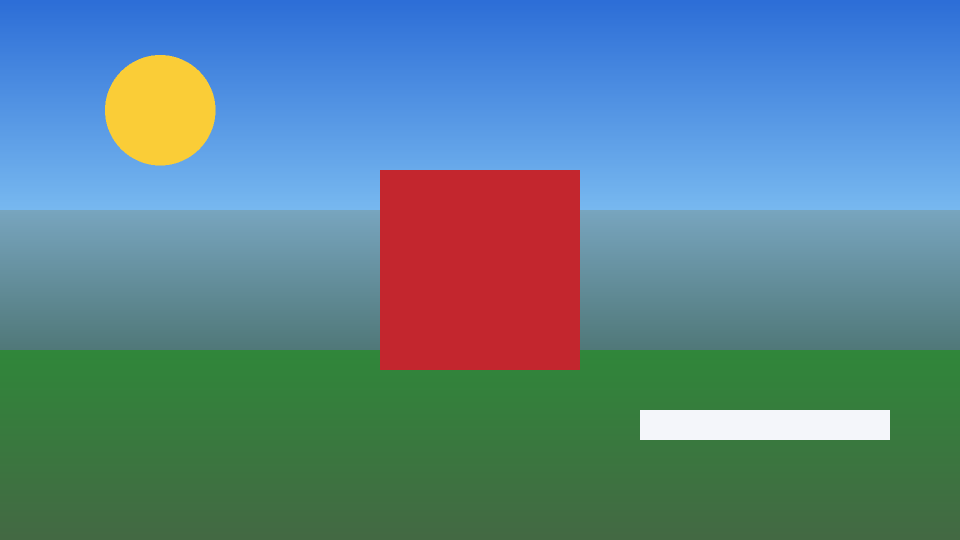
#> input picture evidence/m2_blocks/scene_1080p.png, 1920 x 1080 px (shown at 1/2 size)
$ python -i flowsight_blocks.py   (imports and definitions only)
#> lines starting #> are read from the running program, lines starting #| are printed output that depends on the picture
#!/usr/bin/env python3
"""FlowSight M2 — High-resolution block partitioning (halves/quarters) & stitching.

Designed for large images / photos / screenshots (e.g. 1920x1080, >64 colors)
where lossless M0/M1 pixel-exact indexing is rejected by design.

Epistemic contract:
  - EXPLICITLY APPROXIMATE / QUANTIZED (`mode=photo-blocks-v1`): never claims
    pixel-exactness; always reports measured quantization error (MAE, RMSE,
    PSNR, % within delta<=24).
  - Separates MEASURED geometric/chromatic/seam evidence (`DEMONSTRATED`) from
    text-only agent notes aligned during stitching (`AGENT_NOTES / INFERRED`).
  - Read-only over source images; deterministic given identical input & params.
"""
from __future__ import annotations

import colorsys
import hashlib
import json
import math
from pathlib import Path
import tempfile
from typing import Any

import numpy as np
from PIL import Image, UnidentifiedImageError

SCHEMA_BLOCKS = 'flowsight-blocks-v1'
MAX_PHOTO_DIM = 8192
MAX_PALETTE_K = 24
MIN_PALETTE_K = 2
SYMBOLS = '0123456789ABCDEFGHJKLMNPQRSTUVWXYZ'
VALID_SPLITS = ('quarters', 'halves_h', 'halves_v')

# Deterministic analysis resolution per block (keeps 1920x1080 fast <200ms)
ANALYSIS_W = 96
ANALYSIS_H = 56
SEAM_BANDS = 16


class BlocksDeny(ValueError):
    pass


def _hsv_family(r: int, g: int, b: int) -> str:
    """Objective HSV color-family tag (pure math, NEVER an object label)."""
    h, s, v = colorsys.rgb_to_hsv(r / 255.0, g / 255.0, b / 255.0)
    if v < 0.14:
        return 'very-dark'
    if s < 0.14:
        if v > 0.85:
            return 'near-white'
        if v > 0.55:
            return 'light-gray'
        return 'dark-gray'
    deg = h * 360.0
    if deg < 18 or deg >= 342:
        hue = 'red'
    elif deg < 42:
        hue = 'orange'
    elif deg < 68:
        hue = 'yellow'
    elif deg < 160:
        hue = 'green'
    elif deg < 200:
        hue = 'cyan'
    elif deg < 258:
        hue = 'blue'
    elif deg < 305:
        hue = 'violet'
    else:
        hue = 'magenta'
    if v < 0.35:
        return f'dark-{hue}'
    if v > 0.80 and s < 0.45:
        return f'pale-{hue}'
    return hue


def _hex_rgb(rgb: tuple[int, int, int]) -> str:
    return f'#{rgb[0]:02x}{rgb[1]:02x}{rgb[2]:02x}'


def _default_session_dir() -> Path:
    d = Path(tempfile.gettempdir()) / 'flowsight_sessions'
    d.mkdir(parents=True, exist_ok=True)
    return d


def _load_image_rgb(path: str | Path) -> tuple[Image.Image, str]:
    p = Path(path)
    if not p.is_file():
        raise BlocksDeny(f'image not found: {p}')
    raw_bytes = p.read_bytes()
    sha = hashlib.sha256(raw_bytes).hexdigest()
    try:
        with Image.open(p) as im:
            w, h = im.size
            if not (2 <= w <= MAX_PHOTO_DIM and 2 <= h <= MAX_PHOTO_DIM):
                raise BlocksDeny(f'image {w}x{h} outside 2..{MAX_PHOTO_DIM}')
            rgb = im.convert('RGB')
            rgb.load()
            return rgb, sha
    except (OSError, UnidentifiedImageError, Image.DecompressionBombError) as e:
        raise BlocksDeny(f'cannot decode image: {e}') from e


def _build_global_palette(crop_img: Image.Image, palette_k: int) -> tuple[np.ndarray, dict[str, float]]:
    """Deterministic median-cut global palette + measured quantization error."""
    if not (MIN_PALETTE_K <= palette_k <= MAX_PALETTE_K):
        raise BlocksDeny(f'palette_k must be in {MIN_PALETTE_K}..{MAX_PALETTE_K}')

    w, h = crop_img.size
    # Build palette on deterministic downscaled sample (<= 480x270) for speed,
    # then measure exact nearest-color error on a deterministic evaluation grid.
    sample_w = min(w, 480)
    sample_h = min(h, 270)
    sample = crop_img.resize((sample_w, sample_h), Image.Resampling.BILINEAR)
    q = sample.quantize(colors=palette_k, method=Image.Quantize.MEDIANCUT, dither=Image.Dither.NONE)
    raw_pal = q.getpalette() or []
    used_indices = sorted(int(v) for v in np.unique(np.asarray(q)))
    colors = []
    for idx in used_indices:
        colors.append((raw_pal[idx * 3], raw_pal[idx * 3 + 1], raw_pal[idx * 3 + 2]))
    if not colors:
        colors = [(0, 0, 0)]
    pal_f = np.array(colors, dtype=np.float32)  # (K, 3)

    # Deterministic Lloyd k-means refinement (4 passes) on subsampled pixels
    # so high-contrast minority colors (e.g. white bars, bright disks, text) are preserved.
    arr = np.asarray(sample, dtype=np.float32)  # (H, W, 3)
    flat = arr.reshape(-1, 3)
    sub = flat[::4] if len(flat) > 16000 else flat
    for _ in range(4):
        d2 = np.sum((sub[:, None, :] - pal_f[None, :, :]) ** 2, axis=2)
        lbl = np.argmin(d2, axis=1)
        new_pal = pal_f.copy()
        for ci in range(len(pal_f)):
            mask = lbl == ci
            if np.any(mask):
                new_pal[ci] = np.mean(sub[mask], axis=0)
        pal_f = new_pal
    # Deduplicate rounded uint8 centroids
    uniq = []
    seen_rgb = set()
    for row in np.clip(np.round(pal_f), 0, 255).astype(np.int32):
        t = (int(row[0]), int(row[1]), int(row[2]))
        if t not in seen_rgb:
            seen_rgb.add(t)
            uniq.append(t)
    pal_arr = np.array(uniq, dtype=np.int32)

    # Assign every pixel of sample to nearest palette color (deterministic, int32 to avoid sq overflow)
    flat_i = flat.astype(np.int32)
    dists = np.sum((flat_i[:, None, :] - pal_arr[None, :, :]) ** 2, axis=2)
    assign = np.argmin(dists, axis=1)

    # Sort palette deterministically by descending pixel count, then RGB tuple
    counts = np.bincount(assign, minlength=len(pal_arr))
    order = sorted(range(len(pal_arr)), key=lambda i: (-int(counts[i]), tuple(int(v) for v in pal_arr[i])))
    pal_sorted = pal_arr[order]

    # Recompute exact error metrics against sample
    inv_map = np.zeros(len(order), dtype=np.int32)
    for new_i, old_i in enumerate(order):
        inv_map[old_i] = new_i
    assign_sorted = inv_map[assign]
    recon = pal_sorted[assign_sorted]
    diff = np.abs(flat_i - recon).astype(np.float64)
    mae = float(np.mean(diff))
    mse = float(np.mean(diff ** 2))
    rmse = math.sqrt(mse)
    psnr = 99.9 if mse < 1e-9 else 20.0 * math.log10(255.0 / rmse)
    pix_l1 = np.mean(diff, axis=1)
    within_24 = float(np.mean(pix_l1 <= 24.0) * 100.0)

    metrics = {
        'sample_size': [sample_w, sample_h],
        'mae_rgb': round(mae, 2),
        'rmse_rgb': round(rmse, 2),
        'psnr_db': round(psnr, 2),
        'within_delta24_pct': round(within_24, 1),
    }
    return pal_sorted.astype(np.uint8), metrics


def _quantize_array(arr_u8: np.ndarray, pal_u8: np.ndarray) -> np.ndarray:
    """Map (H, W, 3) uint8 RGB image to (H, W) palette indices using exact L2."""
    h, w, _ = arr_u8.shape
    flat = arr_u8.reshape(-1, 3).astype(np.int32)
    pal = pal_u8.astype(np.int32)
    dists = np.sum((flat[:, None, :] - pal[None, :, :]) ** 2, axis=2)
    return np.argmin(dists, axis=1).reshape(h, w).astype(np.uint8)


def _sobel_edges(arr_u8: np.ndarray) -> tuple[np.ndarray, str, float]:
    """Compute Sobel gradient magnitude on luminance + dominant orientation."""
    luma = (0.299 * arr_u8[:, :, 0] + 0.587 * arr_u8[:, :, 1] + 0.114 * arr_u8[:, :, 2]).astype(np.float32)
    if luma.shape[0] < 3 or luma.shape[1] < 3:
        return np.zeros_like(luma), 'flat', 0.0
    p = np.pad(luma, 1, mode='edge')
    gx = (
        -p[:-2, :-2] + p[:-2, 2:]
        - 2.0 * p[1:-1, :-2] + 2.0 * p[1:-1, 2:]
        - p[2:, :-2] + p[2:, 2:]
    ) / 4.0
    gy = (
        -p[:-2, :-2] - 2.0 * p[:-2, 1:-1] - p[:-2, 2:]
        + p[2:, :-2] + 2.0 * p[2:, 1:-1] + p[2:, 2:]
    ) / 4.0
    mag = np.hypot(gx, gy)
    strong = mag >= 22.0
    edge_density = float(np.mean(strong) * 100.0)
    if edge_density < 1.5:
        return mag, 'flat', edge_density
    # Orientation of strong edges: gradient perpendicular to edge line
    # |gy| > |gx| -> horizontal edge; |gx| > |gy| -> vertical edge
    ax = float(np.sum(np.abs(gx[strong])))
    ay = float(np.sum(np.abs(gy[strong])))
    ratio = ay / max(ax, 1e-6)
    if ratio > 1.45:
        orient = 'horizontal'
    elif ratio < 1.0 / 1.45:
        orient = 'vertical'
    else:
        # Check diagonal bias
        d1 = float(np.sum(np.abs(gx[strong] + gy[strong])))
        d2 = float(np.sum(np.abs(gx[strong] - gy[strong])))
        orient = 'diagonal' if max(d1, d2) / max(min(d1, d2), 1e-6) > 1.25 else 'isotropic'
    return mag, orient, edge_density


def _split_boxes(box: tuple[int, int, int, int], split: str) -> list[tuple[str, tuple[int, int, int, int]]]:
    x0, y0, x1, y1 = box
    mx = (x0 + x1) // 2
    my = (y0 + y1) // 2
    if split == 'quarters':
        return [
            ('TL', (x0, y0, mx, my)),
            ('TR', (mx, y0, x1, my)),
            ('BL', (x0, my, mx, y1)),
            ('BR', (mx, my, x1, y1)),
        ]
    if split == 'halves_h':
        return [
            ('L', (x0, y0, mx, y1)),
            ('R', (mx, y0, x1, y1)),
        ]
    if split == 'halves_v':
        return [
            ('T', (x0, y0, x1, my)),
            ('B', (x0, my, x1, y1)),
        ]
    raise BlocksDeny(f'invalid split {split!r}; allowed: {VALID_SPLITS}')


# [14 lines left out: function _seam_pairs, not called in this run]


def _extract_block_regions(
    q_grid: np.ndarray,
    edge_mag: np.ndarray,
    bbox: tuple[int, int, int, int],
    max_regions: int = 6,
) -> list[dict[str, Any]]:
    """4-connected quantized regions projected to exact global coordinates + seam touches."""
    ah, aw = q_grid.shape
    bx0, by0, bx1, by1 = bbox
    bw = bx1 - bx0
    bh = by1 - by0
    seen = np.zeros((ah, aw), dtype=np.uint8)
    comps = []
    flat_q = q_grid.reshape(-1)
    flat_e = edge_mag.reshape(-1)

    for start in range(ah * aw):
        sy, sx = divmod(start, aw)
        if seen[sy, sx]:
            continue
        cid = int(flat_q[start])
        seen[sy, sx] = 1
        stack = [(sy, sx)]
        n = 0
        xmin, ymin, xmax, ymax = aw, ah, 0, 0
        e_sum = 0.0
        touches = set()
        while stack:
            y, x = stack.pop()
            n += 1
            e_sum += float(flat_e[y * aw + x] >= 22.0)
            if x < xmin:
                xmin = x
            if y < ymin:
                ymin = y
            if x + 1 > xmax:
                xmax = x + 1
            if y + 1 > ymax:
                ymax = y + 1
            if x == 0:
                touches.add('LEFT')
            if x == aw - 1:
                touches.add('RIGHT')
            if y == 0:
                touches.add('TOP')
            if y == ah - 1:
                touches.add('BOTTOM')
            for ny, nx in ((y - 1, x), (y + 1, x), (y, x - 1), (y, x + 1)):
                if 0 <= ny < ah and 0 <= nx < aw and not seen[ny, nx] and int(q_grid[ny, nx]) == cid:
                    seen[ny, nx] = 1
                    stack.append((ny, nx))
        if n * 100 < ah * aw * 2:  # skip tiny <2% noise specks in approximate mode
            continue
        gx0 = bx0 + int(round(xmin * bw / aw))
        gy0 = by0 + int(round(ymin * bh / ah))
        gx1 = bx0 + int(round(xmax * bw / aw))
        gy1 = by0 + int(round(ymax * bh / ah))
        comps.append({
            'cid': cid,
            'global_bbox': [gx0, gy0, max(gx0 + 1, gx1), max(gy0 + 1, gy1)],
            'area_pct': round(n * 100.0 / (ah * aw), 1),
            'edge_pct': round(e_sum * 100.0 / n, 1),
            'touches': sorted(touches),
        })

    comps.sort(key=lambda r: (-r['area_pct'], r['global_bbox'][1], r['global_bbox'][0], r['cid']))
    return comps[:max_regions]


def _analyze_block(
    img: Image.Image,
    block_id: str,
    bbox: tuple[int, int, int, int],
    pal_u8: np.ndarray,
    grid_w: int,
    grid_h: int,
) -> dict[str, Any]:
    x0, y0, x1, y1 = bbox
    crop = img.crop((x0, y0, x1, y1))
    aw = min(x1 - x0, ANALYSIS_W)
    ah = min(y1 - y0, ANALYSIS_H)
    small = crop.resize((aw, ah), Image.Resampling.BILINEAR)
    arr = np.asarray(small, dtype=np.uint8)
    q = _quantize_array(arr, pal_u8)
    edge_mag, orient, edge_density = _sobel_edges(arr)

    luma = 0.299 * arr[:, :, 0] + 0.587 * arr[:, :, 1] + 0.114 * arr[:, :, 2]
    mean_luma = float(np.mean(luma))
    std_luma = float(np.std(luma))

    # Top local colors (using global palette IDs)
    counts = np.bincount(q.reshape(-1), minlength=len(pal_u8))
    total_px = aw * ah
    top_colors = []
    for cid in sorted(range(len(pal_u8)), key=lambda i: (-int(counts[i]), i)):
        if counts[cid] == 0:
            continue
        pct = round(int(counts[cid]) * 100.0 / total_px, 1)
        if pct < 1.0 and len(top_colors) >= 4:
            continue
        top_colors.append({'cid': cid, 'pct': pct})
        if len(top_colors) >= 6:
            break

    # Compact color & edge maps (grid_w x grid_h)
    gw = max(4, min(grid_w, aw, 40))
    gh = max(4, min(grid_h, ah, 24))
    color_rows = []
    edge_rows = []
    for ty in range(gh):
        ry0 = ty * ah // gh
        ry1 = max(ry0 + 1, (ty + 1) * ah // gh)
        c_line = []
        e_line = []
        for tx in range(gw):
            rx0 = tx * aw // gw
            rx1 = max(rx0 + 1, (tx + 1) * aw // gw)
            tile_q = q[ry0:ry1, rx0:rx1].reshape(-1)
            bc = np.bincount(tile_q, minlength=len(pal_u8))
            best = int(np.argmax(bc))
            if bc[best] * 100 >= tile_q.size * 55:
                c_line.append(SYMBOLS[best])
            else:
                c_line.append('?')
            em = float(np.mean(edge_mag[ry0:ry1, rx0:rx1]))
            if em < 8.0:
                e_line.append('.')
            elif em < 20.0:
                e_line.append(':')
            elif em < 42.0:
                e_line.append('+')
            else:
                e_line.append('#')
        color_rows.append(''.join(c_line))
        edge_rows.append(''.join(e_line))

    regions = _extract_block_regions(q, edge_mag, bbox, max_regions=6)

    # Exact pixel seam strips sampled from the real full-res crop border (2px strip)
    def _strip_profile(strip_img: Image.Image, vertical_strip: bool) -> list[dict[str, Any]]:
        # vertical_strip=True -> left/right border (height varies along y)
        sarr = np.asarray(strip_img, dtype=np.uint8)
        sq = _quantize_array(sarr, pal_u8)
        axis_len = sarr.shape[0] if vertical_strip else sarr.shape[1]
        out = []
        for i in range(SEAM_BANDS):
            a = i * axis_len // SEAM_BANDS
            b = max(a + 1, (i + 1) * axis_len // SEAM_BANDS)
            sub_rgb = sarr[a:b, :, :] if vertical_strip else sarr[:, a:b, :]
            sub_q = sq[a:b, :].reshape(-1) if vertical_strip else sq[:, a:b].reshape(-1)
            mrgb = [round(float(np.mean(sub_rgb[:, :, c])), 1) for c in range(3)]
            bc = np.bincount(sub_q, minlength=len(pal_u8))
            dom = int(np.argmax(bc))
            out.append({'cid': dom, 'rgb': mrgb})
        return out

    bw = x1 - x0
    bh = y1 - y0
    sw = min(2, bw)
    sh = min(2, bh)
    seams = {
        'LEFT': _strip_profile(crop.crop((0, 0, sw, bh)), True),
        'RIGHT': _strip_profile(crop.crop((bw - sw, 0, bw, bh)), True),
        'TOP': _strip_profile(crop.crop((0, 0, bw, sh)), False),
        'BOTTOM': _strip_profile(crop.crop((0, bh - sh, bw, bh)), False),
    }

    return {
        'id': block_id,
        'bbox': [x0, y0, x1, y1],
        'size': [bw, bh],
        'mean_luma': round(mean_luma, 1),
        'std_luma': round(std_luma, 1),
        'edge_density_pct': round(edge_density, 1),
        'dominant_orientation': orient,
        'top_colors': top_colors,
        'grid_size': [gw, gh],
        'color_map': color_rows,
        'edge_map': edge_rows,
        'regions': regions,
        'seams': seams,
    }


def map_image_blocks(
    image_path: str | Path,
    split: str = 'quarters',
    palette_k: int = 12,
    grid_w: int = 24,
    grid_h: int = 14,
    box: tuple[int, int, int, int] | None = None,
    session_dir: str | Path | None = None,
) -> dict[str, Any]:
    """Partition an image (e.g. 1920x1080) into halves or quarters with shared global palette."""
#> called with image_path = 'evidence/m2_blocks/scene_1080p.png', split = 'quarters', palette_k = 12, grid_w = 24, grid_h = 14
    if split not in VALID_SPLITS:
        raise BlocksDeny(f'invalid split {split!r}; expected one of {VALID_SPLITS}')
    img, sha = _load_image_rgb(image_path)
#> in _load_image_rgb, im is the input picture: PIL image 1920x1080 RGB; mean R, G, B 91.2, 130.4, 141.1
    full_w, full_h = img.size

    if box is None:
        root_box = (0, 0, full_w, full_h)
    else:
        bx0, by0, bx1, by1 = box
        if not (0 <= bx0 < bx1 <= full_w and 0 <= by0 < by1 <= full_h):
            raise BlocksDeny(f'box {box} outside image {full_w}x{full_h}')
        if (bx1 - bx0) < 4 or (by1 - by0) < 4:
            raise BlocksDeny(f'box {box} too small to split (<4px)')
        root_box = (bx0, by0, bx1, by1)

    crop_root = img.crop(root_box)
    pal_u8, err_metrics = _build_global_palette(crop_root, palette_k)
#> in _build_global_palette, `sample = crop_img.resize((sample_w, sample_h), Image.Resampling.BILINE..`:
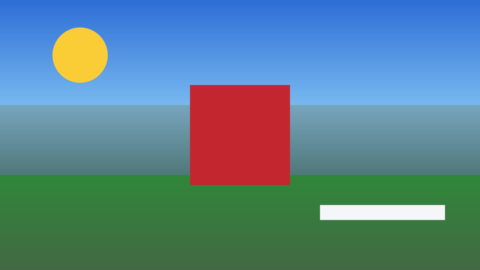
#> sample: PIL image 480x270 RGB; mean R, G, B 91.2, 130.4, 141.1
#> in _build_global_palette, `q = sample.quantize(colors=palette_k, method=Image.Quantize.MEDIANCUT,..`:
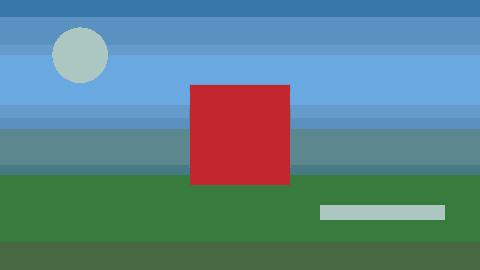
#> q: PIL image 480x270 P; mean R, G, B 92.1, 130.6, 136
#> in _build_global_palette, `raw_pal = q.getpalette() or []`: raw_pal = 36 values, max 226 at index 5, min 38 at index 31, mean 121.3
#> in _build_global_palette, `used_indices = sorted(int(v) for v in np.unique(np.asarray(q)))`: used_indices = [0, 1, 2, 3, 4, 6, 7, 8, 9, 10, 11]
#> the loop in _build_global_palette, `for idx in used_indices:` made 11 passes
#> after the loop in _build_global_palette, `for idx in used_indices:`: colors = [(172, 198, 194), (106, 168, 226), (101, 156, 204), (91, 145, 193), (93, 135, 142), (70, 122, 132), (56, 119, 169), (55, 124, 61), (72, 104, 66), (195, 38, 46), (58, 112, 112)]
#> in _build_global_palette, `pal_f = np.array(colors, dtype=np.float32)`: pal_f = [[172, 198, 194], [106, 168, 226], [101, 156, 204], [91, 145, 193], [93, 135, 142], [70, 122, 132], [56, 119, 169], [55, 124, 61], [72, 104, 66], [195, 38, 46], [58, 112, 112]]
#> the loop in _build_global_palette, `for row in np.clip(np.round(pal_f), 0, 255).astype(np.int32):` made 11 passes
#> t on passes 1 to 8: (245, 222, 141), (104, 169, 234), (114, 158, 179), (77, 142, 225), (100, 142, 155), (86, 127, 132), (54, 119, 218), (53, 127, 60)
#> after the loop in _build_global_palette, `for row in np.clip(np.round(pal_f), 0, 255).astype(np.int32):`: seen_rgb = 11 items; uniq = [(245, 222, 141), (104, 169, 234), (114, 158, 179), (77, 142, 225), (100, 142, 155), (86, 127, 132), (54, 119, 218), (53, 127, 60), (63, 112, 65), (195, 38, 46), (76, 122, 113)]
#> in _build_global_palette, `pal_arr = np.array(uniq, dtype=np.int32)`: pal_arr = [[245, 222, 141], [104, 169, 234], [114, 158, 179], [77, 142, 225], [100, 142, 155], [86, 127, 132], [54, 119, 218], [53, 127, 60], [63, 112, 65], [195, 38, 46], [76, 122, 113]]
#> in _build_global_palette, `counts = np.bincount(assign, minlength=len(pal_arr))`: counts = [4257, 16509, 8812, 15072, 9128, 7610, 14341, 19769, 22684, 10000, 1418]
#> in _build_global_palette, `order = sorted(range(len(pal_arr)), key=lambda i: (-int(counts[i]), tu..`: order = [8, 7, 1, 3, 6, 9, 4, 2, 5, 0, 10]
#> in _build_global_palette, `pal_sorted = pal_arr[order]`: pal_sorted = [[63, 112, 65], [53, 127, 60], [104, 169, 234], [77, 142, 225], [54, 119, 218], [195, 38, 46], [100, 142, 155], [114, 158, 179], [86, 127, 132], [245, 222, 141], [76, 122, 113]]
#> in _build_global_palette, `inv_map = np.zeros(len(order), dtype=np.int32)`: inv_map = [0, 0, 0, 0, 0, 0, 0, 0, 0, 0, 0]
#> the loop in _build_global_palette, `for new_i, old_i in enumerate(order):` made 11 passes
#> old_i on passes 1 to 8: 8, 7, 1, 3, 6, 9, 4, 2
#> after the loop in _build_global_palette, `for new_i, old_i in enumerate(order):`: inv_map = [9, 2, 7, 3, 6, 8, 4, 1, 0, 5, 10]
#> in _build_global_palette, `mae = float(np.mean(diff))`: mae = 4.79
#> in _build_global_palette, `mse = float(np.mean(diff ** 2))`: mse = 127.6
#> in _build_global_palette, `rmse = math.sqrt(mse)`: rmse = 11.29
#> in _build_global_palette, `psnr = 99.9 if mse < 1e-9 else 20.0 * math.log10(255.0 / rmse)`: psnr = 27.07
#> in _build_global_palette, `within_24 = float(np.mean(pix_l1 <= 24.0) * 100.0)`: within_24 = 96.69
#> in _build_global_palette, `metrics = { 'sample_size': [sample_w, sample_h], 'mae_rgb': round(mae,..`: metrics = {'sample_size': [480, 270], 'mae_rgb': 4.79, 'rmse_rgb': 11.29, 'psnr_db': 27.07, 'within_delta24_pct': 96.7}
#> pal_u8 has the same summary as pal_sorted in _build_global_palette; err_metrics has the same summary as metrics in _build_global_palette

    # Global palette coverage on downscaled root
    sw, sh = err_metrics['sample_size']
#> sw = 480; sh = 270
    sample_arr = np.asarray(crop_root.resize((sw, sh), Image.Resampling.BILINEAR), dtype=np.uint8)
    sample_q = _quantize_array(sample_arr, pal_u8)
#> in _quantize_array, `pal = pal_u8.astype(np.int32)`: pal has the same summary as pal_sorted in _build_global_palette
#> in _quantize_array, `return np.argmin(dists, axis=1).reshape(h, w).astype(np.uint8)`:
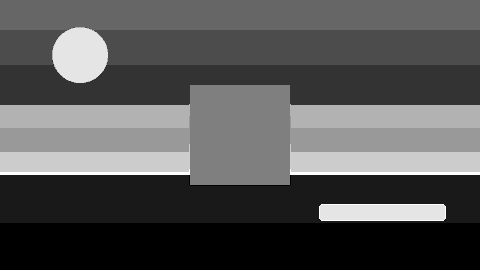
#> returned value: shape (270, 480); min 0, max 10, mean 3.36; drawn with min black and max white
    g_counts = np.bincount(sample_q.reshape(-1), minlength=len(pal_u8))
#> g_counts = [22684, 19769, 16509, 15072, 14341, 10000, 9128, 8812, 7610, 4257, 1418]
    palette_info = []
    for cid in range(len(pal_u8)):
        r, g, b = int(pal_u8[cid, 0]), int(pal_u8[cid, 1]), int(pal_u8[cid, 2])
        luma = round(0.299 * r + 0.587 * g + 0.114 * b, 1)
        palette_info.append({
            'cid': cid,
            'symbol': SYMBOLS[cid],
            'rgb': [r, g, b],
            'hex': _hex_rgb((r, g, b)),
            'luma': luma,
            'family': _hsv_family(r, g, b),
            'pct': round(int(g_counts[cid]) * 100.0 / sample_q.size, 1),
        })
#> this loop made 11 passes
#> (r, g, b, luma, h in _hsv_family, s in _hsv_family, v in _hsv_family, deg in _hsv_family) on passes 1 to 8: (63, 112, 65, 92, 0.34, 0.437, 0.439, 122.4), (53, 127, 60, 97.2, 0.349, 0.583, 0.498, 125.7), (104, 169, 234, 157, 0.583, 0.556, 0.918, 210), (77, 142, 225, 132, 0.593, 0.658, 0.882, 213.6), (54, 119, 218, 110.9, 0.601, 0.752, 0.855, 216.2), (195, 38, 46, 85.9, 0.992, 0.805, 0.765, 356.9), (100, 142, 155, 130.9, 0.539, 0.355, 0.608, 194.2), (114, 158, 179, 147.2, 0.554, 0.363, 0.702, 199.4)
#> after the loop, palette_info = 11 items

    blocks = {}
    block_order = []
    for bid, bbox in _split_boxes(root_box, split):
        blocks[bid] = _analyze_block(img, bid, bbox, pal_u8, grid_w, grid_h)
        block_order.append(bid)
#> this loop made 4 passes
#> mean_luma in _analyze_block on passes 1 to 2: 137.7, 133.1
#> pass 1, in _analyze_block, `crop = img.crop((x0, y0, x1, y1))`:
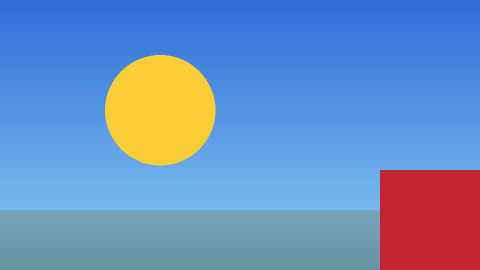
#> crop: PIL image 960x540 RGB (shown at 1/2 size); mean R, G, B 107, 143.1, 190.8
#> pass 1, in _analyze_block, `small = crop.resize((aw, ah), Image.Resampling.BILINEAR)`:
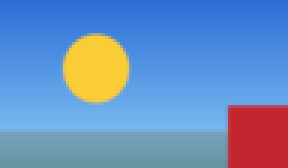
#> small: PIL image 96x56 RGB (shown 3 times larger); mean R, G, B 107, 143.1, 190.9
#> after the loop, block_order = ['TL', 'TR', 'BL', 'BR']; blocks = 4 items

    key_str = f'{sha}:{split}:{palette_k}:{grid_w}x{grid_h}:{root_box}'
    session_id = hashlib.sha256(key_str.encode('utf-8')).hexdigest()[:16]
#> session_id = 'fdba62a592ad8f74'
#> (the rest of the program and of its run is left out)
